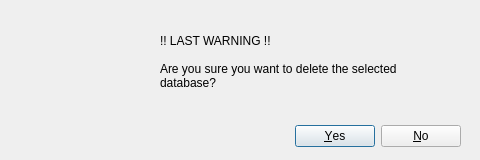
<?xml version="1.0" encoding="UTF-8"?>
<ui version="4.0">
 <class>Dialog</class>
 <widget class="QDialog" name="Dialog">
  <property name="geometry">
   <rect>
    <x>0</x>
    <y>0</y>
    <width>480</width>
    <height>160</height>
   </rect>
  </property>
  <property name="minimumSize">
   <size>
    <width>480</width>
    <height>160</height>
   </size>
  </property>
  <property name="maximumSize">
   <size>
    <width>480</width>
    <height>160</height>
   </size>
  </property>
  <property name="windowTitle">
   <string>Confirm Deletion!</string>
  </property>
  <property name="windowIcon">
   <iconset>
    <normaloff>icon.png</normaloff>icon.png</iconset>
  </property>
  <property name="sizeGripEnabled">
   <bool>false</bool>
  </property>
  <property name="modal">
   <bool>false</bool>
  </property>
  <widget class="QDialogButtonBox" name="buttonBox">
   <property name="geometry">
    <rect>
     <x>110</x>
     <y>120</y>
     <width>351</width>
     <height>32</height>
    </rect>
   </property>
   <property name="cursor">
    <cursorShape>PointingHandCursor</cursorShape>
   </property>
   <property name="focusPolicy">
    <enum>Qt::StrongFocus</enum>
   </property>
   <property name="orientation">
    <enum>Qt::Horizontal</enum>
   </property>
   <property name="standardButtons">
    <set>QDialogButtonBox::No|QDialogButtonBox::Yes</set>
   </property>
   <property name="centerButtons">
    <bool>false</bool>
   </property>
  </widget>
  <widget class="QLabel" name="label">
   <property name="geometry">
    <rect>
     <x>30</x>
     <y>30</y>
     <width>91</width>
     <height>91</height>
    </rect>
   </property>
   <property name="text">
    <string/>
   </property>
   <property name="pixmap">
    <pixmap>warning.png</pixmap>
   </property>
   <property name="scaledContents">
    <bool>true</bool>
   </property>
  </widget>
  <widget class="QLabel" name="label_2">
   <property name="geometry">
    <rect>
     <x>160</x>
     <y>50</y>
     <width>251</width>
     <height>51</height>
    </rect>
   </property>
   <property name="styleSheet">
    <string notr="true">font: italic 12pt &quot;Segoe UI&quot;;</string>
   </property>
   <property name="text">
    <string>Are you sure you want to delete the selected database?</string>
   </property>
   <property name="textFormat">
    <enum>Qt::PlainText</enum>
   </property>
   <property name="wordWrap">
    <bool>true</bool>
   </property>
  </widget>
  <widget class="QLabel" name="label_3">
   <property name="geometry">
    <rect>
     <x>160</x>
     <y>30</y>
     <width>221</width>
     <height>21</height>
    </rect>
   </property>
   <property name="styleSheet">
    <string notr="true">font: 75 12pt &quot;Terminal&quot;;</string>
   </property>
   <property name="text">
    <string>!! LAST WARNING !!</string>
   </property>
  </widget>
 </widget>
 <resources/>
 <connections>
  <connection>
   <sender>buttonBox</sender>
   <signal>accepted()</signal>
   <receiver>Dialog</receiver>
   <slot>accept()</slot>
   <hints>
    <hint type="sourcelabel">
     <x>248</x>
     <y>254</y>
    </hint>
    <hint type="destinationlabel">
     <x>157</x>
     <y>274</y>
    </hint>
   </hints>
  </connection>
  <connection>
   <sender>buttonBox</sender>
   <signal>rejected()</signal>
   <receiver>Dialog</receiver>
   <slot>reject()</slot>
   <hints>
    <hint type="sourcelabel">
     <x>316</x>
     <y>260</y>
    </hint>
    <hint type="destinationlabel">
     <x>286</x>
     <y>274</y>
    </hint>
   </hints>
  </connection>
 </connections>
</ui>
